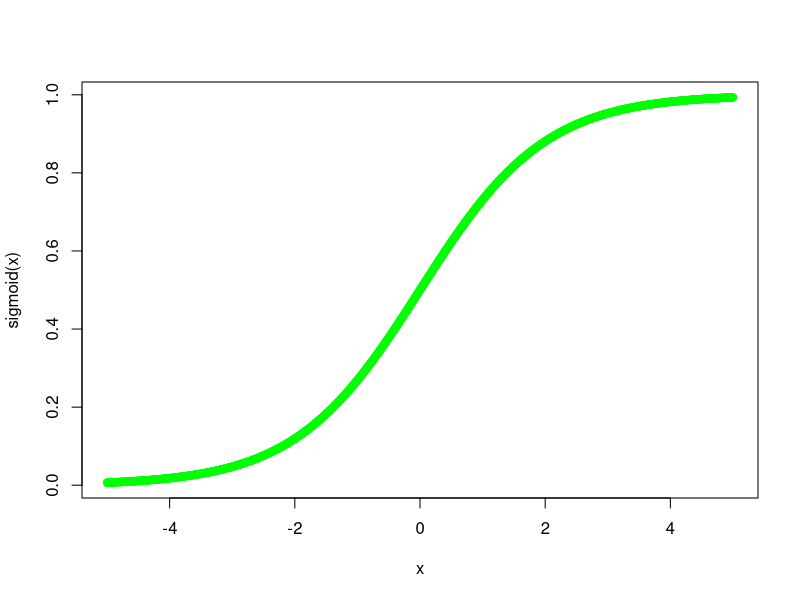
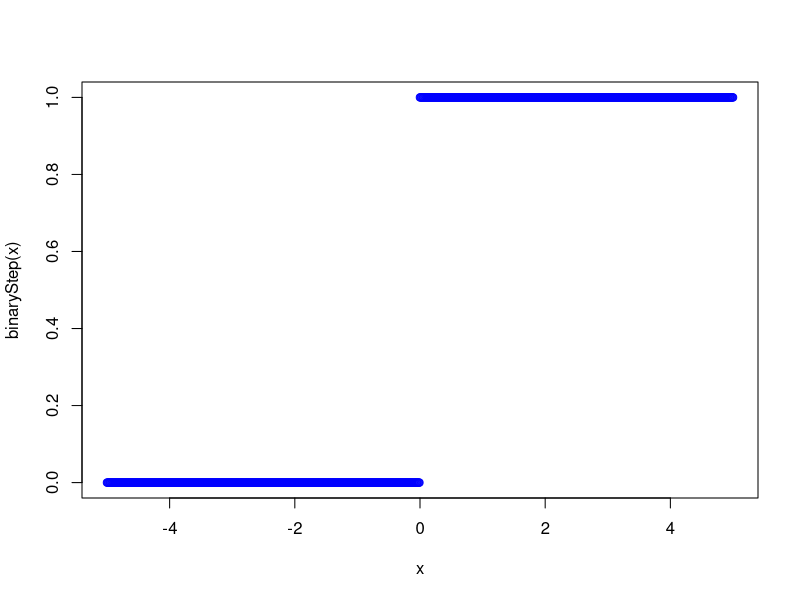

Reproduce these figures in R, in order. (Note: a time limit stopped this script after it produced the figures.)

######################################
## Author:   Riti Kumari (rxk172630@utdallas.edu)
## Date:     2018-04-26
## Title:    Neuron/ Perceptron 
## Purpose:  Designing of XOR logical gate using the bias and the weight
######################################


#### Sigmoid Function ##########

sigmoid <- function(x)
{
 return (1/(1+exp(-x)))
}

#################################
    
#### Step Function ##############

binaryStep <- function(x){
 return (ifelse(x < 0 ,0,1))
}

#################################

### Activation function plot ####

x <- seq(-5,5,.01)
plot(x, sigmoid(x), col='green')
plot(x, binaryStep(x), col='blue')

###################################

### Input Function ################

input <-function(b,w,x) {
    sum <- sum(w * x)
    return (b+sum)
}

####################################

### Input After activation #########

neuron.sigmoid <- function(input){
  return (sigmoid(input))
}

neuron.step <- function(input){
  return (binaryStep(input))
}


######################################

######## Weights & Inputs ############

x <- matrix(c(1,1,0,1,1,0,0,0),byrow = TRUE, nrow = 4)
w <- c(20,-20,20) 
b <- c(-10,30,-30)

#######################################

########## Output Function with Step #####

y<- c()
for (i in 1:nrow(x)){
  h1 <- neuron.step(input(b[1],w[1],c(x[i,])))
  h2 <- neuron.step(input(b[2],w[2],c(x[i,])))
  y[i] <- neuron.step(input(b[3],w[3],c(h1,h2)))
}
y <- matrix(y)

Output <- cbind.data.frame(x,y)
colnames(Output) <- c("X1", "X2","X1 Xor X2")
Output
##########################################

##### Output with User Input #############
k <- c()
a1 <- readline("Enter First Binary Input : ")
while (a1!= "0" & a1!= "1") {
  print("Please enter the binary variable as 0 or 1")
  a1 <- readline("Enter First Input : ")
}

a2 <- readline("Enter Second Input : ")
while (a2!= "0" & (a2)!= "1") {
  print("Please enter the binary variable as 0 or 1")
  a2 <- readline("Enter Second Input : ")
}

a <- matrix(c(as.numeric(a1),as.numeric(a2)),byrow = TRUE, nrow = 1)

hi1 <- neuron.step(input(b[1],w[1],c(a[1,])))
hi2 <- neuron.step(input(b[2],w[2],c(a[1,])))

k <- neuron.step(input(b[3],w[3],c(hi1,hi2)))

Out <- cbind.data.frame(a,k)
colnames(Out) <- c("X1", "X2","X1 Xor X2")
Out

###########################################

#### Output Function with Sigmoid ######

y<- c()
for (i in 1:nrow(x)){
  h1 <- neuron.sigmoid(input(b[1],w[1],c(x[i,])))
  h2 <- neuron.sigmoid(input(b[2],w[2],c(x[i,])))
  y[i] <- round(neuron.sigmoid(input(b[3],w[3],c(h1,h2))))
}
y <- matrix(y)

Output <- cbind.data.frame(x,y)
colnames(Output) <- c("X1", "X2","X1 Xor X2")
Output
##########################################
  
